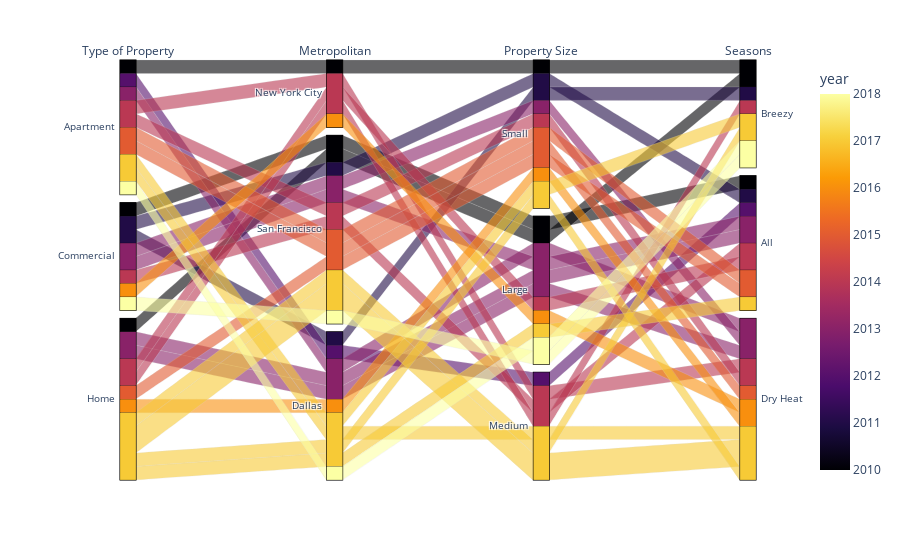

Notebook cell for this chart:
### Markdown cell above
### Make a call to `create_parallel_categories_plot` and pass 30 as argument

### Code cell
# Make call to create_parallel-categories_plot
plot1 = create_parallel_categories_plot(30)
plot1

### Figure 1 — Plotly figure (JSON) as saved in the notebook; plotly's stock layout.template omitted (floating-point values rounded to 4 significant figures)
{"data": [{"dimensions": [{"label": "Type of Property", "values": ["Apartment", "Commercial", "Home", "Commercial", "Commercial", "Apartment", "Apartment", "Commercial", "Commercial", "Home", "Home", "Apartment", "Apartment", "Commercial", "Home", "Home", "Apartment", "Apartment", "Home", "Commercial", "Home", "Apartment", "Apartment", "Home", "Home", "Home", "Home", "Home", "Apartment", "Commercial"]}, {"label": "Metropolitan", "values": ["New York City", "San Francisco", "San Francisco", "Dallas", "San Francisco", "Dallas", "Dallas", "San Francisco", "San Francisco", "Dallas", "Dallas", "New York City", "San Francisco", "San Francisco", "New York City", "New York City", "San Francisco", "San Francisco", "San Francisco", "New York City", "Dallas", "Dallas", "Dallas", "Dallas", "Dallas", "San Francisco", "San Francisco", "San Francisco", "Dallas", "San Francisco"]}, {"label": "Property Size", "values": ["Small", "Large", "Large", "Small", "Small", "Medium", "Large", "Large", "Small", "Large", "Large", "Medium", "Small", "Medium", "Large", "Medium", "Small", "Small", "Small", "Large", "Small", "Medium", "Small", "Large", "Small", "Medium", "Medium", "Medium", "Large", "Large"]}, {"label": "Seasons", "values": ["Breezy", "All", "Breezy", "Breezy", "All", "All", "Dry Heat", "All", "Dry Heat", "All", "Dry Heat", "Dry Heat", "Dry Heat", "All", "All", "Breezy", "All", "Dry Heat", "All", "Dry Heat", "Dry Heat", "Dry Heat", "Breezy", "All", "Dry Heat", "Breezy", "Dry Heat", "Dry Heat", "Breezy", "Breezy"]}], "domain": {"x": [0, 1], "y": [0, 1]}, "line": {"color": [2010, 2010, 2010, 2011, 2011, 2012, 2013, 2013, 2013, 2013, 2013, 2014, 2014, 2014, 2014, 2014, 2015, 2015, 2015, 2016, 2016, 2017, 2017, 2017, 2017, 2017, 2017, 2017, 2018, 2018], "coloraxis": "coloraxis"}, "name": "", "type": "parcats"}], "layout": {"autosize": true, "coloraxis": {"colorbar": {"title": {"text": "year"}}, "colorscale": [[0, "#000004"], [0.1111, "#1b0c41"], [0.2222, "#4a0c6b"], [0.3333, "#781c6d"], [0.4444, "#a52c60"], [0.5556, "#cf4446"], [0.6667, "#ed6925"], [0.7778, "#fb9b06"], [0.8889, "#f7d13d"], [1, "#fcffa4"]]}, "legend": {"tracegroupgap": 0}, "margin": {"t": 60}}}
